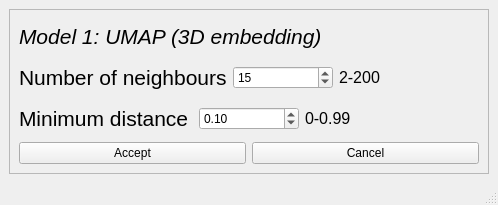
<?xml version="1.0" encoding="UTF-8"?>
<ui version="4.0">
 <class>umapWindow</class>
 <widget class="QMainWindow" name="umapWindow">
  <property name="geometry">
   <rect>
    <x>0</x>
    <y>0</y>
    <width>498</width>
    <height>205</height>
   </rect>
  </property>
  <property name="windowTitle">
   <string>MainWindow</string>
  </property>
  <widget class="QWidget" name="centralwidget">
   <layout class="QGridLayout" name="gridLayout">
    <item row="0" column="0">
     <widget class="QFrame" name="frame_6">
      <property name="font">
       <font>
        <family>Arial</family>
       </font>
      </property>
      <property name="styleSheet">
       <string notr="true">QFrame[objectName=&quot;frame_6&quot;]{background-color: rgba(240,240,240, 180);border: 1px solid rgba(240,0,0, 140);}
QLabel[objectName=&quot;label_20&quot;] {color: grey;}</string>
      </property>
      <property name="frameShape">
       <enum>QFrame::StyledPanel</enum>
      </property>
      <property name="frameShadow">
       <enum>QFrame::Raised</enum>
      </property>
      <layout class="QGridLayout" name="gridLayout_7">
       <item row="0" column="0">
        <layout class="QVBoxLayout" name="verticalLayout_17">
         <item>
          <widget class="QLabel" name="label_20">
           <property name="font">
            <font>
             <family>Arial</family>
             <pointsize>16</pointsize>
             <italic>true</italic>
            </font>
           </property>
           <property name="text">
            <string>Model 1: UMAP (3D embedding)</string>
           </property>
          </widget>
         </item>
         <item>
          <layout class="QHBoxLayout" name="horizontalLayout_37">
           <item>
            <widget class="QLabel" name="label_61">
             <property name="font">
              <font>
               <family>Arial</family>
               <pointsize>16</pointsize>
              </font>
             </property>
             <property name="text">
              <string>Number of neighbours</string>
             </property>
            </widget>
           </item>
           <item>
            <widget class="QSpinBox" name="spinBox_8">
             <property name="maximumSize">
              <size>
               <width>100</width>
               <height>16777215</height>
              </size>
             </property>
             <property name="font">
              <font>
               <family>Arial</family>
              </font>
             </property>
             <property name="minimum">
              <number>2</number>
             </property>
             <property name="maximum">
              <number>200</number>
             </property>
             <property name="value">
              <number>15</number>
             </property>
             <property name="displayIntegerBase">
              <number>10</number>
             </property>
            </widget>
           </item>
           <item>
            <widget class="QLabel" name="label_12">
             <property name="font">
              <font>
               <family>Arial</family>
               <pointsize>12</pointsize>
              </font>
             </property>
             <property name="text">
              <string>2-200</string>
             </property>
            </widget>
           </item>
          </layout>
         </item>
         <item>
          <layout class="QHBoxLayout" name="horizontalLayout_40">
           <item>
            <widget class="QLabel" name="label_60">
             <property name="font">
              <font>
               <family>Arial</family>
               <pointsize>16</pointsize>
              </font>
             </property>
             <property name="text">
              <string>Minimum distance</string>
             </property>
            </widget>
           </item>
           <item>
            <widget class="QDoubleSpinBox" name="doubleSpinBox_6">
             <property name="maximumSize">
              <size>
               <width>100</width>
               <height>16777215</height>
              </size>
             </property>
             <property name="font">
              <font>
               <family>Arial</family>
              </font>
             </property>
             <property name="minimum">
              <double>0.000000000000000</double>
             </property>
             <property name="maximum">
              <double>0.990000000000000</double>
             </property>
             <property name="singleStep">
              <double>0.010000000000000</double>
             </property>
             <property name="value">
              <double>0.100000000000000</double>
             </property>
            </widget>
           </item>
           <item>
            <widget class="QLabel" name="label_64">
             <property name="font">
              <font>
               <family>Arial</family>
               <pointsize>12</pointsize>
              </font>
             </property>
             <property name="text">
              <string>0-0.99</string>
             </property>
            </widget>
           </item>
          </layout>
         </item>
         <item>
          <layout class="QHBoxLayout" name="horizontalLayout_2">
           <item>
            <widget class="QPushButton" name="pushButton">
             <property name="text">
              <string>Accept</string>
             </property>
            </widget>
           </item>
           <item>
            <widget class="QPushButton" name="pushButton_2">
             <property name="text">
              <string>Cancel</string>
             </property>
            </widget>
           </item>
          </layout>
         </item>
        </layout>
       </item>
      </layout>
     </widget>
    </item>
   </layout>
  </widget>
  <widget class="QMenuBar" name="menubar">
   <property name="geometry">
    <rect>
     <x>0</x>
     <y>0</y>
     <width>498</width>
     <height>22</height>
    </rect>
   </property>
  </widget>
  <widget class="QStatusBar" name="statusbar"/>
 </widget>
 <resources/>
 <connections/>
</ui>
